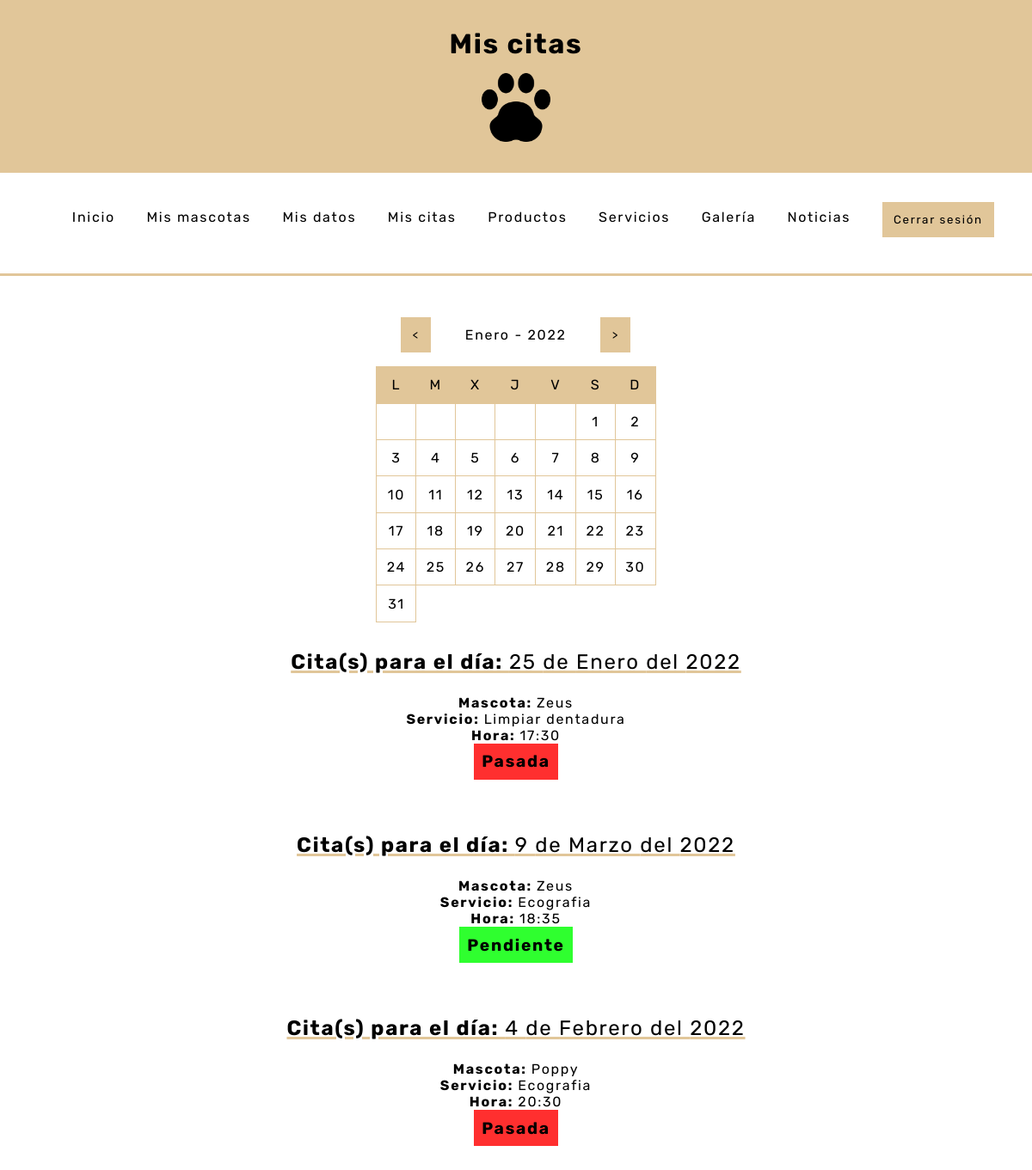
The page /php/paginas/mis_citas.php (signed in) on the database its author committed.
### tables this page shows
CREATE TABLE `citas` (
  `codigo_mascota` int(11) NOT NULL,
  `codigo_servicio` int(11) NOT NULL,
  `fecha_cita` date NOT NULL,
  `hora_cita` time NOT NULL
);

CREATE TABLE `cliente` (
  `id` int(11) NOT NULL,
  `tipo_animal` varchar(30) NOT NULL,
  `nombre_animal` varchar(20) NOT NULL,
  `edad` int(2) UNSIGNED NOT NULL,
  `nombre_dueño` varchar(20) NOT NULL,
  `contraseña` varchar(20) NOT NULL,
  `telefono` varchar(9) NOT NULL,
  `foto` varchar(20) NOT NULL
);

CREATE TABLE `servicio` (
  `codigo` int(11) NOT NULL,
  `descripcion` varchar(35) NOT NULL,
  `duracion` int(3) UNSIGNED NOT NULL,
  `precio` double(5,2) UNSIGNED NOT NULL
);

### php/paginas/mis_citas.php (the view, shortened to what this page needs)
<!DOCTYPE html>
<html lang="es">
<head>
    <link rel="stylesheet" href="../../css/styles.css">
</head>
<body>
    <?php
        require_once("../funciones.php");
        echo mostrarCabecera("Mis citas","../../index.php","../../img/huella.png");
    ?>
    <header>
        <?php
            if(isset($_COOKIE["como_usuario"])){
                echo mostrarNavUser("../../index.php","mis_mascotas.php","mis_datos.php","mis_citas.php","productos.php","servicios.php","galeria.php","noticias.php");
            }
        ?>
    </header>
    <main>
        <div id="contenedor_mis_citas">
            <?php
            $time = time();
            $mes = ucfirst(strftime("%B",$time));
            $año_actual = date("Y",$time);
            $dia_actual = date("j",$time);
            $meses_año = ["Enero","Febrero","Marzo","Abril","Mayo","Junio","Julio","Agosto","Septiembre","Octubre","Noviembre","Diciembre"] ;
            $dias_semana=["L","M","X","J","V","S","D"];
            $mes_siguiente=0;
            $año=$año_actual;
            $sengundos_actuales = mktime(0,0,0,$mes_siguiente+1,1,$año);
            $dias_meses = date("t",$sengundos_actuales);
            $dia = date("N",$sengundos_actuales);
            echo "<div id='contenedor_calendario'>
                    <table>
                        <tr id='encabezado_calendario'>
                            <td colspan=2>
                                <form action='#' method='post'>
                                    <input type='submit' name='enviar_anterior' value='<'>
                                    <input type='hidden' name='año_a' value='$año'>
                                    <input type='hidden' name='mes_anterior' value='"; echo $mes_siguiente-1 . "'>
                                </form>
                            </td>
                            <td colspan=3>
                                <p>$meses_año[$mes_siguiente] - $año</p>
                            </td>
                            <td colspan=2>
                                <form action='#' method='post'>
                                    <input type='submit' name='enviar_siguiente' value='>'>
                                    <input type='hidden' name='año_s' value='$año'>
                                    <input type='hidden' name='mes_siguiente' value='"; echo $mes_siguiente+1 . "'>
                                </form>
                            </td>
                        </tr>
                        <tr>";
                        foreach($dias_semana as $x){
                            echo "<td class='dias_semana'>$x</td>";
                        }
                        for($i=1;$i<$dia;$i++){
                            echo "<td></td>";
                        }
                        for($j=1;$j<=$dias_meses;$j++){
                            if($j==$dia_actual && $mes===$meses_año[$mes_siguiente]){
                                echo "<td id='dia_actual'>$j</td>";
                            }else{
                                echo "<td>$j</td>";
                            }
                        }
                echo "</table></div>";
                $conex = conectarServidor();
                $ver_nombre = $conex->query("select nombre
                                            from dueño
                                            where nick='$_SESSION[nick]'");
                while($fila1 = $ver_nombre->fetch_array(MYSQLI_ASSOC)){
                    $ver_cli = $conex->query("select id from cliente where nombre_dueño='$fila1[nombre]'");
                    while($fila2 = $ver_cli->fetch_array(MYSQLI_ASSOC)){
                        $ver_cita = $conex->query("select * from citas where codigo_mascota=$fila2[id]");
                        while($fila3 = $ver_cita->fetch_array(MYSQLI_ASSOC)){
                            $fecha_legible = explode("-",$fila3["fecha_cita"]);
                            $dia = ltrim($fecha_legible[2],"0");
                            $mes = mostrarMes($fecha_legible[1]);
                            echo "<div class='f_citas'>
                                    <p><b>Cita(s) para el día: </b>$dia de $mes del $fecha_legible[0]<p>
                                </div>";
                            $sacar_fechas_mismo_dia = $conex->query("select *
                                                                    from citas
                                                                    where fecha_cita='$fila3[fecha_cita]'");
                            while($info = $sacar_fechas_mismo_dia->fetch_array(MYSQLI_ASSOC)){
                                $ver_cliente = $conex->query("select nombre_animal
                                                            from cliente
                                                            where id='$info[codigo_mascota]'");
                                $ver_servicio = $conex->query("select descripcion
                                                            from servicio
                                                            where codigo='$info[codigo_servicio]'");
                                $resultado_ver_cliente = $ver_cliente->fetch_array(MYSQLI_NUM);
                                $resultado_ver_servicio = $ver_servicio->fetch_array(MYSQLI_NUM);
                                $hora = substr($info["hora_cita"],0,-3);
                                $fecha_cita = $info["fecha_cita"];
                                $time = time();
                                $dia_actual = date("d",$time);
                                $mes_actual = date("m",$time);
                                $año_actual = date("Y",$time);
                                $fecha_actual = $año_actual . "-" . $mes_actual . "-" . $dia_actual;
                                if($fecha_cita==$fecha_actual || $fecha_cita<$fecha_actual){
                                    $boton_cancelar = "<button class='boton_cancel_f' disabled>Pasada</button>";
                                }else{
                                    $boton_cancelar = "<button class='boton_cancel_t' disabled>Pendiente</button>";
                                }
                                echo "<div>
                                    <div><b>Mascota: </b>$resultado_ver_cliente[0]</div>
                                    <div><b>Servicio: </b>$resultado_ver_servicio[0]</div>
                                    <div><b>Hora: </b>$hora</div>
                                    <div>$boton_cancelar</div>
                                </div>
                                <br><br>";
                            }
                        }
                    }
                }
            ?>
        </div>
    </main>
</body>
</html>

### css/styles.css (style rules this page uses)
* { font-family: 'Rubik', sans-serif; letter-spacing: 1.7px; }
body { margin: 0; }
header { position: sticky; top: 0px; z-index: 1000000; }
input[type="submit"],input[type="reset"] { background-color: #e1c699; padding: 1em; border: none; }
#contenedor_clientes, #contenedorPro, #contenedorSer, #contenedorTes, #contenedor_calendario { display: flex; justify-content: center; margin-top: 2em; margin-bottom: 2em; }
table { border-collapse: collapse; }
td,td { border: 1px solid #e1c699; padding: 0.7em; }
.dias_semana { background-color: #e1c699; }
#contenedor_calendario>table { text-align: center; }
#encabezado_calendario>td { border:0px }
.f_citas>p { text-decoration: 3px underline #e1c699; font-size: 1.5em; }
.boton_cancel_t { background-color: rgb(47, 255, 47); padding: 0.5em; font-size: 1.2em; font-weight: bold; border: none; color: black; }
.boton_cancel_f { background-color: rgb(255, 47, 47); padding: 0.5em; font-size: 1.2em; color: black; font-weight: bold; border: none; }
#contenedor_mis_citas { text-align: center; }

### rows shown on the page
citas: fecha_cita "25", fecha_cita "Enero", fecha_cita "2022", codigo_mascota.nombre_animal "Zeus", codigo_servicio.descripcion "Limpiar dentadura", hora_cita "17:30", shows "Pasada"
citas: fecha_cita "9", fecha_cita "Marzo", fecha_cita "2022", codigo_mascota.nombre_animal "Zeus", codigo_servicio.descripcion "Ecografia", hora_cita "18:35", shows "Pendiente"
citas: fecha_cita "4", fecha_cita "Febrero", fecha_cita "2022", codigo_mascota.nombre_animal "Poppy", codigo_servicio.descripcion "Ecografia", hora_cita "20:30", shows "Pasada"

### other values the page prints
$nombre_pagina "Mis citas"
$meses_año[$mes_siguiente] "Enero"
$año "2022"
$x "L"
$x "M"
$x "X"
$x "J"
$x "V"
$x "S"
$x "D"
